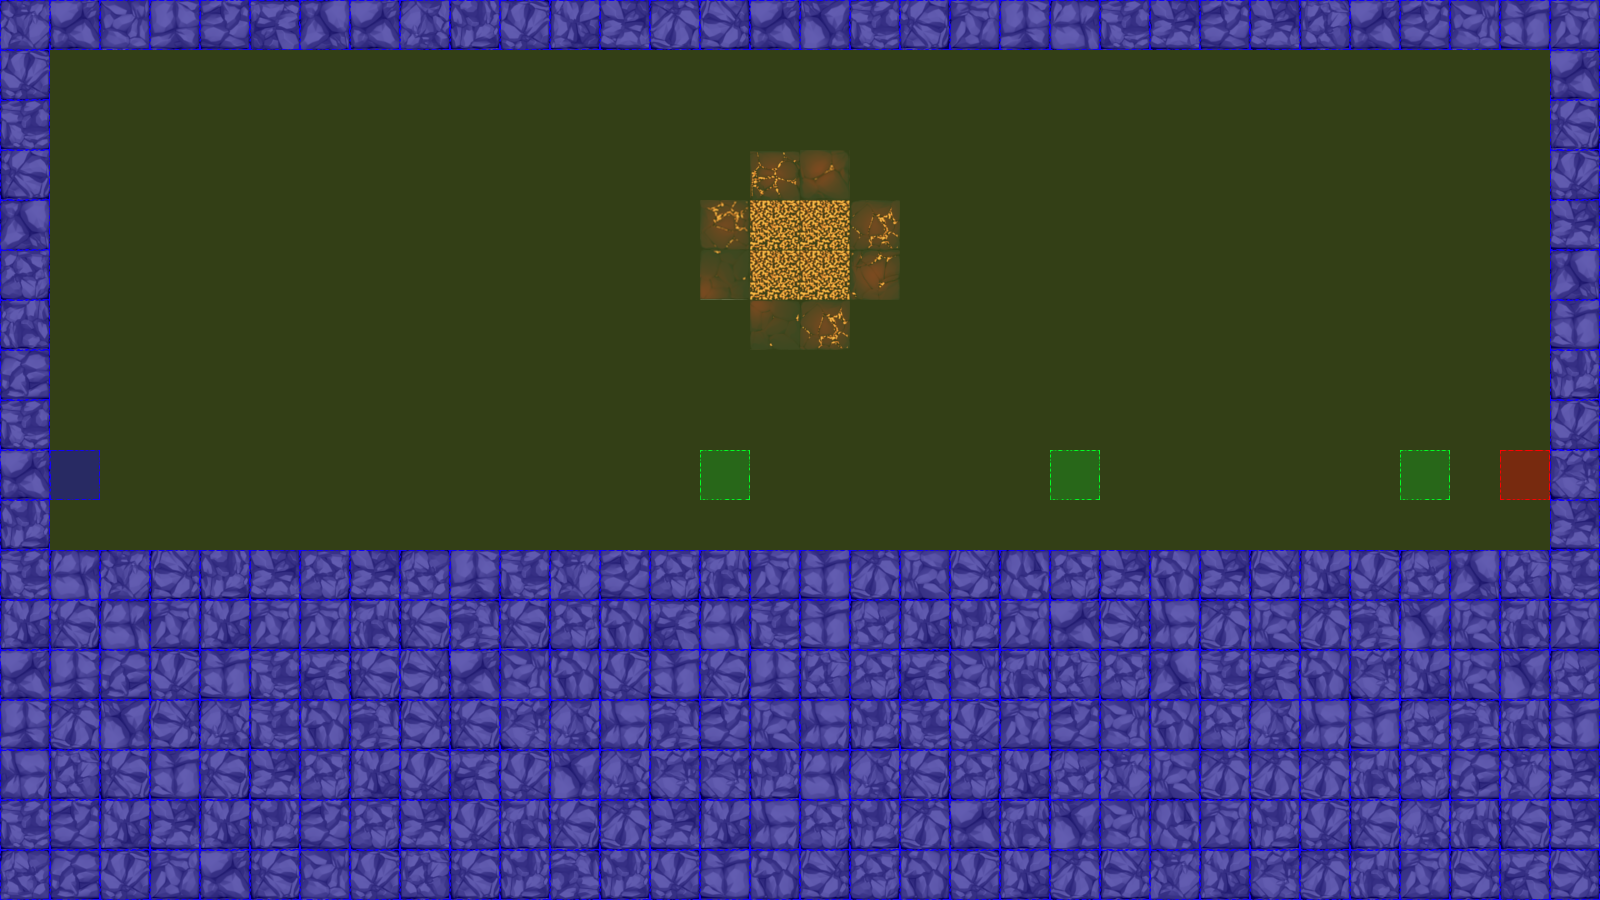

Rendered tile map (Tiled .tmx) drawn with the repository's tilesets; below, a short description and the map source with its tile grids summarised:
An orthogonal 32x18 tile map with 50x50 px tiles, 3 tile layers (terrain, collision, event), 2 tilesets.

<map version="1.0" orientation="orthogonal" renderorder="left-up" width="32" height="18" tilewidth="50" tileheight="50" nextobjectid="3">
 <tileset firstgid="1" name="dungeonTile.png" tilewidth="50" tileheight="50" tilecount="64" columns="8">
  <image source="tiles/dungeonTile.png" width="400" height="400" />
 </tileset>
 <tileset firstgid="65" name="collisionTile" tilewidth="50" tileheight="50" tilecount="12" columns="3">
  <image source="tiles/collisionTile.png" width="150" height="200" />
 </tileset>
 <layer name="terrain" width="32" height="18">
  <data>[576 cells, 288 non-empty, 43 distinct tile ids]</data>
 </layer>
 <layer name="collision" width="32" height="18">
  <data>[576 cells, 576 non-empty, 2 distinct tile ids]</data>
 </layer>
 <layer name="event" width="32" height="18">
  <data>[576 cells, 5 non-empty, 3 distinct tile ids]</data>
 </layer>
</map>
